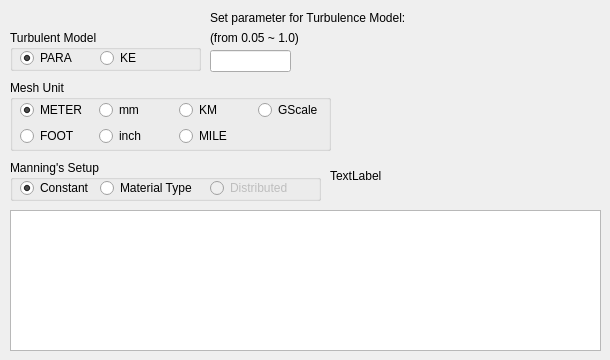
     <widget class="QWidget" name="tabFlowSetting">
      <attribute name="title">
       <string>Flow Setting</string>
      </attribute>
      <widget class="QGroupBox" name="groupBox_6">
       <property name="geometry">
        <rect>
         <x>10</x>
         <y>30</y>
         <width>191</width>
         <height>41</height>
        </rect>
       </property>
       <property name="title">
        <string>Turbulent Model</string>
       </property>
       <widget class="QRadioButton" name="rbtnTurbPARA">
        <property name="geometry">
         <rect>
          <x>10</x>
          <y>20</y>
          <width>83</width>
          <height>16</height>
         </rect>
        </property>
        <property name="text">
         <string>PARA</string>
        </property>
        <property name="checked">
         <bool>true</bool>
        </property>
       </widget>
       <widget class="QRadioButton" name="rbtnTurbKE">
        <property name="geometry">
         <rect>
          <x>90</x>
          <y>20</y>
          <width>83</width>
          <height>16</height>
         </rect>
        </property>
        <property name="text">
         <string>KE</string>
        </property>
       </widget>
      </widget>
      <widget class="QGroupBox" name="groupBox_8">
       <property name="geometry">
        <rect>
         <x>10</x>
         <y>80</y>
         <width>321</width>
         <height>71</height>
        </rect>
       </property>
       <property name="title">
        <string>Mesh Unit</string>
       </property>
       <widget class="QWidget" name="layoutWidget_5">
        <property name="geometry">
         <rect>
          <x>10</x>
          <y>20</y>
          <width>311</width>
          <height>47</height>
         </rect>
        </property>
        <layout class="QGridLayout" name="gridLayout_2">
         <item row="0" column="0">
          <widget class="QRadioButton" name="rbtnMUnitMETER">
           <property name="text">
            <string>METER</string>
           </property>
           <property name="checked">
            <bool>true</bool>
           </property>
          </widget>
         </item>
         <item row="0" column="1">
          <widget class="QRadioButton" name="rbtnMUnitmm">
           <property name="text">
            <string>mm</string>
           </property>
          </widget>
         </item>
         <item row="0" column="2">
          <widget class="QRadioButton" name="rbtnMUnitKM">
           <property name="text">
            <string>KM</string>
           </property>
          </widget>
         </item>
         <item row="0" column="3">
          <widget class="QRadioButton" name="rbtnMUnitGScale">
           <property name="text">
            <string>GScale</string>
           </property>
          </widget>
         </item>
         <item row="1" column="0">
          <widget class="QRadioButton" name="rbtnMUnitFOOT">
           <property name="text">
            <string>FOOT</string>
           </property>
          </widget>
         </item>
         <item row="1" column="1">
          <widget class="QRadioButton" name="rbtnMUnitinch">
           <property name="text">
            <string>inch</string>
           </property>
          </widget>
         </item>
         <item row="1" column="2">
          <widget class="QRadioButton" name="rbtnMUnitMile">
           <property name="text">
            <string>MILE</string>
           </property>
          </widget>
         </item>
        </layout>
       </widget>
      </widget>
      <widget class="QGroupBox" name="groupBox_9">
       <property name="geometry">
        <rect>
         <x>10</x>
         <y>160</y>
         <width>311</width>
         <height>41</height>
        </rect>
       </property>
       <property name="title">
        <string>Manning's Setup</string>
       </property>
       <widget class="QRadioButton" name="rbtnManningConstant">
        <property name="geometry">
         <rect>
          <x>10</x>
          <y>20</y>
          <width>83</width>
          <height>16</height>
         </rect>
        </property>
        <property name="text">
         <string>Constant</string>
        </property>
        <property name="checked">
         <bool>true</bool>
        </property>
       </widget>
       <widget class="QRadioButton" name="rbtnManningMaterial">
        <property name="geometry">
         <rect>
          <x>90</x>
          <y>20</y>
          <width>111</width>
          <height>16</height>
         </rect>
        </property>
        <property name="text">
         <string>Material Type</string>
        </property>
       </widget>
       <widget class="QRadioButton" name="rbtnManningDistributed">
        <property name="enabled">
         <bool>false</bool>
        </property>
        <property name="geometry">
         <rect>
          <x>200</x>
          <y>20</y>
          <width>101</width>
          <height>16</height>
         </rect>
        </property>
        <property name="text">
         <string>Distributed</string>
        </property>
       </widget>
      </widget>
      <widget class="QLabel" name="label_9">
       <property name="geometry">
        <rect>
         <x>210</x>
         <y>10</y>
         <width>231</width>
         <height>16</height>
        </rect>
       </property>
       <property name="text">
        <string>Set parameter for Turbulence Model:</string>
       </property>
      </widget>
      <widget class="QLineEdit" name="turbParaInput">
       <property name="geometry">
        <rect>
         <x>210</x>
         <y>50</y>
         <width>81</width>
         <height>22</height>
        </rect>
       </property>
      </widget>
      <widget class="QLabel" name="label_10">
       <property name="geometry">
        <rect>
         <x>210</x>
         <y>30</y>
         <width>171</width>
         <height>16</height>
        </rect>
       </property>
       <property name="text">
        <string>(from 0.05 ~ 1.0)</string>
       </property>
      </widget>
      <widget class="QTableWidget" name="mannTable">
       <property name="geometry">
        <rect>
         <x>10</x>
         <y>210</y>
         <width>591</width>
         <height>141</height>
        </rect>
       </property>
      </widget>
      <widget class="QLabel" name="mannLabel">
       <property name="geometry">
        <rect>
         <x>330</x>
         <y>150</y>
         <width>261</width>
         <height>51</height>
        </rect>
       </property>
       <property name="text">
        <string>TextLabel</string>
       </property>
      </widget>
     </widget>
